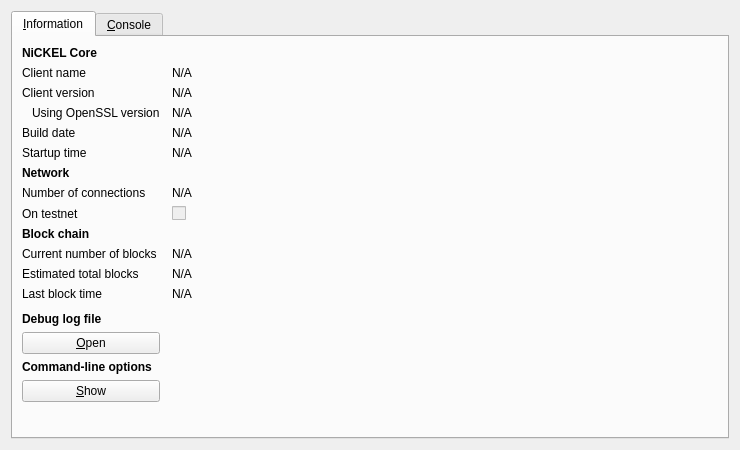
<?xml version="1.0" encoding="UTF-8"?>
<ui version="4.0">
 <class>RPCConsole</class>
 <widget class="QDialog" name="RPCConsole">
  <property name="geometry">
   <rect>
    <x>0</x>
    <y>0</y>
    <width>740</width>
    <height>450</height>
   </rect>
  </property>
  <property name="windowTitle">
   <string>NiCKEL - Debug window</string>
  </property>
  <layout class="QVBoxLayout" name="verticalLayout_2">
   <item>
    <widget class="QTabWidget" name="tabWidget">
     <property name="currentIndex">
      <number>0</number>
     </property>
     <widget class="QWidget" name="tab_info">
      <attribute name="title">
       <string>&amp;Information</string>
      </attribute>
      <layout class="QGridLayout" name="gridLayout" columnstretch="0,1">
       <property name="horizontalSpacing">
        <number>12</number>
       </property>
       <item row="0" column="0">
        <widget class="QLabel" name="label_9">
         <property name="font">
          <font>
           <weight>75</weight>
           <bold>true</bold>
          </font>
         </property>
         <property name="text">
          <string>NiCKEL Core</string>
         </property>
        </widget>
       </item>
       <item row="1" column="0">
        <widget class="QLabel" name="label_5">
         <property name="text">
          <string>Client name</string>
         </property>
        </widget>
       </item>
       <item row="1" column="1">
        <widget class="QLabel" name="clientName">
         <property name="cursor">
          <cursorShape>IBeamCursor</cursorShape>
         </property>
         <property name="text">
          <string>N/A</string>
         </property>
         <property name="textFormat">
          <enum>Qt::PlainText</enum>
         </property>
         <property name="textInteractionFlags">
          <set>Qt::LinksAccessibleByMouse|Qt::TextSelectableByKeyboard|Qt::TextSelectableByMouse</set>
         </property>
        </widget>
       </item>
       <item row="2" column="0">
        <widget class="QLabel" name="label_6">
         <property name="text">
          <string>Client version</string>
         </property>
        </widget>
       </item>
       <item row="2" column="1">
        <widget class="QLabel" name="clientVersion">
         <property name="cursor">
          <cursorShape>IBeamCursor</cursorShape>
         </property>
         <property name="text">
          <string>N/A</string>
         </property>
         <property name="textFormat">
          <enum>Qt::PlainText</enum>
         </property>
         <property name="textInteractionFlags">
          <set>Qt::LinksAccessibleByMouse|Qt::TextSelectableByKeyboard|Qt::TextSelectableByMouse</set>
         </property>
        </widget>
       </item>
       <item row="3" column="0">
        <widget class="QLabel" name="label_14">
         <property name="text">
          <string>Using OpenSSL version</string>
         </property>
         <property name="indent">
          <number>10</number>
         </property>
        </widget>
       </item>
       <item row="3" column="1">
        <widget class="QLabel" name="openSSLVersion">
         <property name="cursor">
          <cursorShape>IBeamCursor</cursorShape>
         </property>
         <property name="text">
          <string>N/A</string>
         </property>
         <property name="textFormat">
          <enum>Qt::PlainText</enum>
         </property>
         <property name="textInteractionFlags">
          <set>Qt::LinksAccessibleByMouse|Qt::TextSelectableByKeyboard|Qt::TextSelectableByMouse</set>
         </property>
        </widget>
       </item>
       <item row="4" column="0">
        <widget class="QLabel" name="label_12">
         <property name="text">
          <string>Build date</string>
         </property>
        </widget>
       </item>
       <item row="4" column="1">
        <widget class="QLabel" name="buildDate">
         <property name="cursor">
          <cursorShape>IBeamCursor</cursorShape>
         </property>
         <property name="text">
          <string>N/A</string>
         </property>
         <property name="textFormat">
          <enum>Qt::PlainText</enum>
         </property>
         <property name="textInteractionFlags">
          <set>Qt::LinksAccessibleByMouse|Qt::TextSelectableByKeyboard|Qt::TextSelectableByMouse</set>
         </property>
        </widget>
       </item>
       <item row="5" column="0">
        <widget class="QLabel" name="label_13">
         <property name="text">
          <string>Startup time</string>
         </property>
        </widget>
       </item>
       <item row="5" column="1">
        <widget class="QLabel" name="startupTime">
         <property name="cursor">
          <cursorShape>IBeamCursor</cursorShape>
         </property>
         <property name="text">
          <string>N/A</string>
         </property>
         <property name="textFormat">
          <enum>Qt::PlainText</enum>
         </property>
         <property name="textInteractionFlags">
          <set>Qt::LinksAccessibleByMouse|Qt::TextSelectableByKeyboard|Qt::TextSelectableByMouse</set>
         </property>
        </widget>
       </item>
       <item row="6" column="0">
        <widget class="QLabel" name="label_11">
         <property name="font">
          <font>
           <weight>75</weight>
           <bold>true</bold>
          </font>
         </property>
         <property name="text">
          <string>Network</string>
         </property>
        </widget>
       </item>
       <item row="7" column="0">
        <widget class="QLabel" name="label_7">
         <property name="text">
          <string>Number of connections</string>
         </property>
        </widget>
       </item>
       <item row="7" column="1">
        <widget class="QLabel" name="numberOfConnections">
         <property name="cursor">
          <cursorShape>IBeamCursor</cursorShape>
         </property>
         <property name="text">
          <string>N/A</string>
         </property>
         <property name="textFormat">
          <enum>Qt::PlainText</enum>
         </property>
         <property name="textInteractionFlags">
          <set>Qt::LinksAccessibleByMouse|Qt::TextSelectableByKeyboard|Qt::TextSelectableByMouse</set>
         </property>
        </widget>
       </item>
       <item row="8" column="0">
        <widget class="QLabel" name="label_8">
         <property name="text">
          <string>On testnet</string>
         </property>
        </widget>
       </item>
       <item row="8" column="1">
        <widget class="QCheckBox" name="isTestNet">
         <property name="enabled">
          <bool>false</bool>
         </property>
         <property name="text">
          <string/>
         </property>
        </widget>
       </item>
       <item row="9" column="0">
        <widget class="QLabel" name="label_10">
         <property name="font">
          <font>
           <weight>75</weight>
           <bold>true</bold>
          </font>
         </property>
         <property name="text">
          <string>Block chain</string>
         </property>
        </widget>
       </item>
       <item row="10" column="0">
        <widget class="QLabel" name="label_3">
         <property name="text">
          <string>Current number of blocks</string>
         </property>
        </widget>
       </item>
       <item row="10" column="1">
        <widget class="QLabel" name="numberOfBlocks">
         <property name="cursor">
          <cursorShape>IBeamCursor</cursorShape>
         </property>
         <property name="text">
          <string>N/A</string>
         </property>
         <property name="textFormat">
          <enum>Qt::PlainText</enum>
         </property>
         <property name="textInteractionFlags">
          <set>Qt::LinksAccessibleByMouse|Qt::TextSelectableByKeyboard|Qt::TextSelectableByMouse</set>
         </property>
        </widget>
       </item>
       <item row="11" column="0">
        <widget class="QLabel" name="label_4">
         <property name="text">
          <string>Estimated total blocks</string>
         </property>
        </widget>
       </item>
       <item row="11" column="1">
        <widget class="QLabel" name="totalBlocks">
         <property name="cursor">
          <cursorShape>IBeamCursor</cursorShape>
         </property>
         <property name="text">
          <string>N/A</string>
         </property>
         <property name="textFormat">
          <enum>Qt::PlainText</enum>
         </property>
         <property name="textInteractionFlags">
          <set>Qt::LinksAccessibleByMouse|Qt::TextSelectableByKeyboard|Qt::TextSelectableByMouse</set>
         </property>
        </widget>
       </item>
       <item row="12" column="0">
        <widget class="QLabel" name="label_2">
         <property name="text">
          <string>Last block time</string>
         </property>
        </widget>
       </item>
       <item row="12" column="1">
        <widget class="QLabel" name="lastBlockTime">
         <property name="cursor">
          <cursorShape>IBeamCursor</cursorShape>
         </property>
         <property name="text">
          <string>N/A</string>
         </property>
         <property name="textFormat">
          <enum>Qt::PlainText</enum>
         </property>
         <property name="textInteractionFlags">
          <set>Qt::LinksAccessibleByMouse|Qt::TextSelectableByKeyboard|Qt::TextSelectableByMouse</set>
         </property>
        </widget>
       </item>
       <item row="13" column="0">
        <spacer name="verticalSpacer_2">
         <property name="orientation">
          <enum>Qt::Vertical</enum>
         </property>
         <property name="sizeHint" stdset="0">
          <size>
           <width>20</width>
           <height>20</height>
          </size>
         </property>
        </spacer>
       </item>
       <item row="14" column="0">
        <widget class="QLabel" name="labelDebugLogfile">
         <property name="font">
          <font>
           <weight>75</weight>
           <bold>true</bold>
          </font>
         </property>
         <property name="text">
          <string>Debug log file</string>
         </property>
        </widget>
       </item>
       <item row="15" column="0">
        <widget class="QPushButton" name="openDebugLogfileButton">
         <property name="toolTip">
          <string>Open the NiCKEL debug log file from the current data directory. This can take a few seconds for large log files.</string>
         </property>
         <property name="text">
          <string>&amp;Open</string>
         </property>
         <property name="autoDefault">
          <bool>false</bool>
         </property>
        </widget>
       </item>
       <item row="16" column="0">
        <widget class="QLabel" name="labelCLOptions">
         <property name="font">
          <font>
           <weight>75</weight>
           <bold>true</bold>
          </font>
         </property>
         <property name="text">
          <string>Command-line options</string>
         </property>
        </widget>
       </item>
       <item row="17" column="0">
        <widget class="QPushButton" name="showCLOptionsButton">
         <property name="toolTip">
          <string>Show the NiCKEL-Qt help message to get a list with possible NiCKEL command-line options.</string>
         </property>
         <property name="text">
          <string>&amp;Show</string>
         </property>
         <property name="autoDefault">
          <bool>false</bool>
         </property>
        </widget>
       </item>
       <item row="18" column="0">
        <spacer name="verticalSpacer">
         <property name="orientation">
          <enum>Qt::Vertical</enum>
         </property>
         <property name="sizeHint" stdset="0">
          <size>
           <width>20</width>
           <height>40</height>
          </size>
         </property>
        </spacer>
       </item>
      </layout>
     </widget>
     <widget class="QWidget" name="tab_console">
      <attribute name="title">
       <string>&amp;Console</string>
      </attribute>
      <layout class="QVBoxLayout" name="verticalLayout_3">
       <property name="spacing">
        <number>3</number>
       </property>
       <item>
        <widget class="QTextEdit" name="messagesWidget">
         <property name="minimumSize">
          <size>
           <width>0</width>
           <height>100</height>
          </size>
         </property>
         <property name="readOnly">
          <bool>true</bool>
         </property>
         <property name="tabKeyNavigation" stdset="0">
          <bool>false</bool>
         </property>
         <property name="columnCount" stdset="0">
          <number>2</number>
         </property>
        </widget>
       </item>
       <item>
        <layout class="QHBoxLayout" name="horizontalLayout">
         <property name="spacing">
          <number>3</number>
         </property>
         <item>
          <widget class="QLabel" name="label">
           <property name="text">
            <string notr="true">&gt;</string>
           </property>
          </widget>
         </item>
         <item>
          <widget class="QLineEdit" name="lineEdit"/>
         </item>
         <item>
          <widget class="QPushButton" name="clearButton">
           <property name="maximumSize">
            <size>
             <width>24</width>
             <height>24</height>
            </size>
           </property>
           <property name="toolTip">
            <string>Clear console</string>
           </property>
           <property name="text">
            <string/>
           </property>
           <property name="icon">
            <iconset resource="../bitcoin.qrc">
             <normaloff>:/icons/remove</normaloff>:/icons/remove</iconset>
           </property>
           <property name="shortcut">
            <string notr="true">Ctrl+L</string>
           </property>
           <property name="autoDefault">
            <bool>false</bool>
           </property>
          </widget>
         </item>
        </layout>
       </item>
      </layout>
     </widget>
    </widget>
   </item>
  </layout>
 </widget>
 <resources>
  <include location="../bitcoin.qrc"/>
 </resources>
 <connections/>
</ui>
